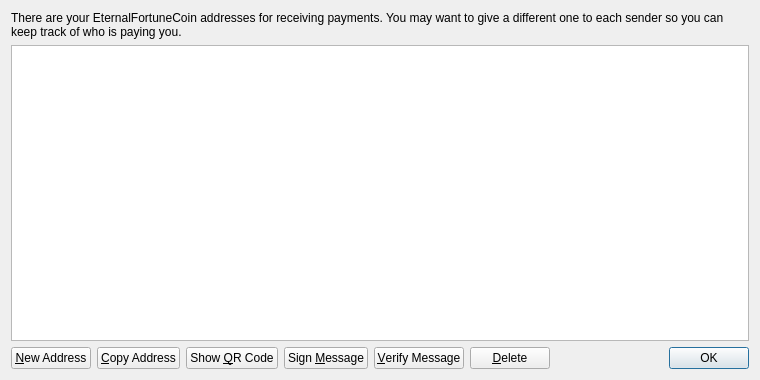
<?xml version="1.0" encoding="UTF-8"?>
<ui version="4.0">
 <class>AddressBookPage</class>
 <widget class="QWidget" name="AddressBookPage">
  <property name="geometry">
   <rect>
    <x>0</x>
    <y>0</y>
    <width>760</width>
    <height>380</height>
   </rect>
  </property>
  <property name="windowTitle">
   <string>Address Book</string>
  </property>
  <layout class="QVBoxLayout" name="verticalLayout">
   <item>
    <widget class="QLabel" name="labelExplanation">
     <property name="text">
      <string>There are your EternalFortuneCoin addresses for receiving payments. You may want to give a different one to each sender so you can keep track of who is paying you.</string>
     </property>
     <property name="textFormat">
      <enum>Qt::PlainText</enum>
     </property>
     <property name="wordWrap">
      <bool>true</bool>
     </property>
    </widget>
   </item>
   <item>
    <widget class="QTableView" name="tableView">
     <property name="contextMenuPolicy">
      <enum>Qt::CustomContextMenu</enum>
     </property>
     <property name="toolTip">
      <string>Double-click to edit address or label</string>
     </property>
     <property name="tabKeyNavigation">
      <bool>false</bool>
     </property>
     <property name="alternatingRowColors">
      <bool>true</bool>
     </property>
     <property name="selectionMode">
      <enum>QAbstractItemView::SingleSelection</enum>
     </property>
     <property name="selectionBehavior">
      <enum>QAbstractItemView::SelectRows</enum>
     </property>
     <property name="sortingEnabled">
      <bool>true</bool>
     </property>
     <attribute name="verticalHeaderVisible">
      <bool>false</bool>
     </attribute>
    </widget>
   </item>
   <item>
    <layout class="QHBoxLayout" name="horizontalLayout">
     <item>
      <widget class="QPushButton" name="newAddressButton">
       <property name="toolTip">
        <string>Create a new address</string>
       </property>
       <property name="text">
        <string>&amp;New Address</string>
       </property>
       <property name="icon">
        <iconset resource="../bitcoin.qrc">
         <normaloff>:/icons/add</normaloff>:/icons/add</iconset>
       </property>
      </widget>
     </item>
     <item>
      <widget class="QPushButton" name="copyToClipboard">
       <property name="toolTip">
        <string>Copy the currently selected address to the system clipboard</string>
       </property>
       <property name="text">
        <string>&amp;Copy Address</string>
       </property>
       <property name="icon">
        <iconset resource="../bitcoin.qrc">
         <normaloff>:/icons/editcopy</normaloff>:/icons/editcopy</iconset>
       </property>
      </widget>
     </item>
     <item>
      <widget class="QPushButton" name="showQRCode">
       <property name="text">
        <string>Show &amp;QR Code</string>
       </property>
       <property name="icon">
        <iconset resource="../bitcoin.qrc">
         <normaloff>:/icons/qrcode</normaloff>:/icons/qrcode</iconset>
       </property>
      </widget>
     </item>
     <item>
      <widget class="QPushButton" name="signMessage">
       <property name="toolTip">
        <string>Sign a message to prove you own a EternalFortuneCoin address</string>
       </property>
       <property name="text">
        <string>Sign &amp;Message</string>
       </property>
       <property name="icon">
        <iconset resource="../bitcoin.qrc">
         <normaloff>:/icons/edit</normaloff>:/icons/edit</iconset>
       </property>
      </widget>
     </item>
     <item>
      <widget class="QPushButton" name="verifyMessage">
       <property name="toolTip">
        <string>Verify a message to ensure it was signed with a specified EternalFortuneCoin address</string>
       </property>
       <property name="text">
        <string>&amp;Verify Message</string>
       </property>
       <property name="icon">
        <iconset resource="../bitcoin.qrc">
         <normaloff>:/icons/transaction_0</normaloff>:/icons/transaction_0</iconset>
       </property>
      </widget>
     </item>
     <item>
      <widget class="QPushButton" name="deleteButton">
       <property name="toolTip">
        <string>Delete the currently selected address from the list</string>
       </property>
       <property name="text">
        <string>&amp;Delete</string>
       </property>
       <property name="icon">
        <iconset resource="../bitcoin.qrc">
         <normaloff>:/icons/remove</normaloff>:/icons/remove</iconset>
       </property>
      </widget>
     </item>
     <item>
      <spacer name="horizontalSpacer">
       <property name="orientation">
        <enum>Qt::Horizontal</enum>
       </property>
       <property name="sizeHint" stdset="0">
        <size>
         <width>40</width>
         <height>20</height>
        </size>
       </property>
      </spacer>
     </item>
     <item>
      <widget class="QDialogButtonBox" name="buttonBox">
       <property name="sizePolicy">
        <sizepolicy hsizetype="Maximum" vsizetype="Fixed">
         <horstretch>0</horstretch>
         <verstretch>0</verstretch>
        </sizepolicy>
       </property>
       <property name="standardButtons">
        <set>QDialogButtonBox::Ok</set>
       </property>
      </widget>
     </item>
    </layout>
   </item>
  </layout>
 </widget>
 <resources>
  <include location="../bitcoin.qrc"/>
 </resources>
 <connections/>
</ui>
